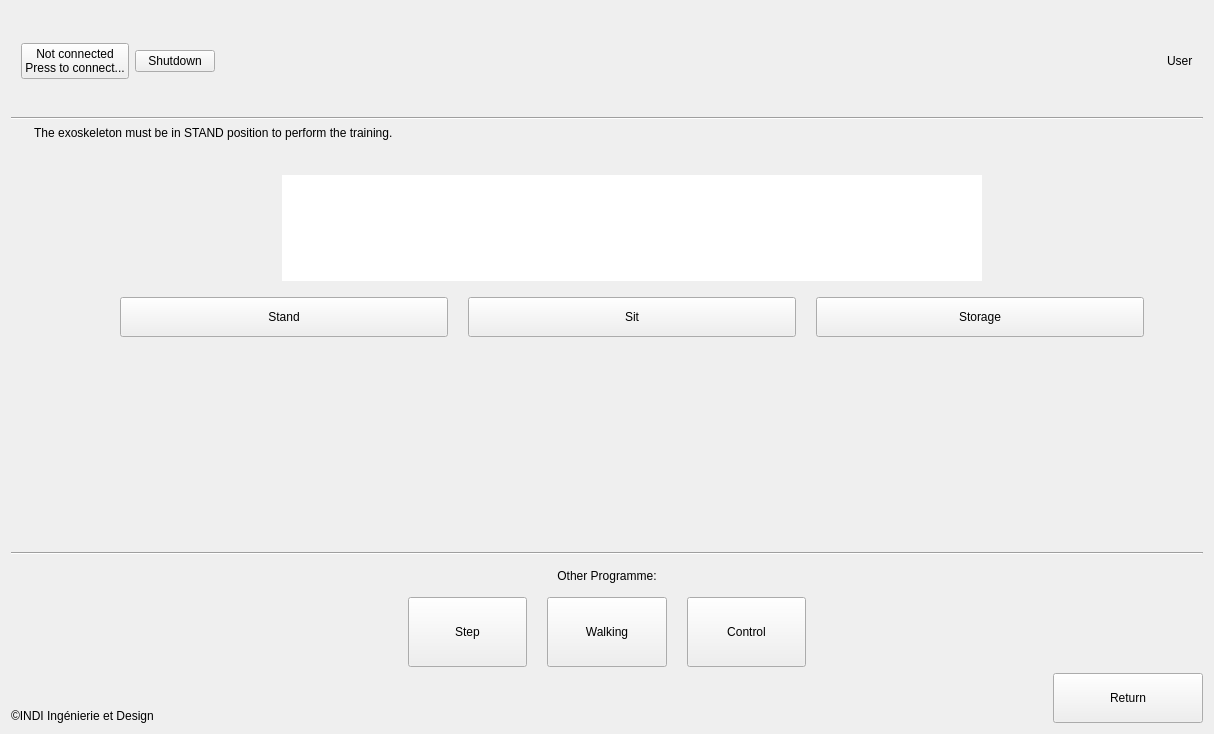
<?xml version="1.0" encoding="UTF-8"?>
<ui version="4.0">
 <class>SessionForm</class>
 <widget class="QWidget" name="SessionForm">
  <property name="geometry">
   <rect>
    <x>0</x>
    <y>0</y>
    <width>1214</width>
    <height>734</height>
   </rect>
  </property>
  <property name="windowTitle">
   <string>Session</string>
  </property>
  <layout class="QVBoxLayout" name="verticalLayout_2">
   <item>
    <layout class="QVBoxLayout" name="verticalLayout_4">
     <item>
      <widget class="QFrame" name="topFrame">
       <property name="sizePolicy">
        <sizepolicy hsizetype="Preferred" vsizetype="Expanding">
         <horstretch>0</horstretch>
         <verstretch>0</verstretch>
        </sizepolicy>
       </property>
       <property name="maximumSize">
        <size>
         <width>16777215</width>
         <height>100</height>
        </size>
       </property>
       <layout class="QHBoxLayout" name="horizontalLayout">
        <property name="sizeConstraint">
         <enum>QLayout::SetDefaultConstraint</enum>
        </property>
        <property name="leftMargin">
         <number>10</number>
        </property>
        <property name="topMargin">
         <number>10</number>
        </property>
        <property name="rightMargin">
         <number>10</number>
        </property>
        <property name="bottomMargin">
         <number>10</number>
        </property>
        <item>
         <widget class="QPushButton" name="connectButton">
          <property name="styleSheet">
           <string notr="true"/>
          </property>
          <property name="text">
           <string>Not connected
Press to connect...</string>
          </property>
         </widget>
        </item>
        <item>
         <widget class="QPushButton" name="shutdownButton">
          <property name="text">
           <string>Shutdown</string>
          </property>
         </widget>
        </item>
        <item>
         <widget class="QLabel" name="connectLoadingIcon">
          <property name="enabled">
           <bool>true</bool>
          </property>
          <property name="text">
           <string>&lt;html&gt;&lt;head/&gt;&lt;body&gt;&lt;p&gt;&lt;img src=&quot;:/icons/Icons/update-left-rotation.png&quot; width=&quot;30&quot;/&gt;&lt;/p&gt;&lt;/body&gt;&lt;/html&gt;</string>
          </property>
          <property name="scaledContents">
           <bool>false</bool>
          </property>
         </widget>
        </item>
        <item>
         <spacer name="horizontalSpacer">
          <property name="orientation">
           <enum>Qt::Horizontal</enum>
          </property>
          <property name="sizeHint" stdset="0">
           <size>
            <width>40</width>
            <height>20</height>
           </size>
          </property>
         </spacer>
        </item>
        <item>
         <widget class="QLabel" name="label_4">
          <property name="text">
           <string>&lt;html&gt;&lt;head/&gt;&lt;body&gt;&lt;p&gt;&lt;img src=&quot;:/INDI/INDI/Logo.png&quot; width=&quot;70&quot;/&gt;&lt;/p&gt;&lt;/body&gt;&lt;/html&gt;</string>
          </property>
         </widget>
        </item>
        <item>
         <spacer name="horizontalSpacer_7">
          <property name="orientation">
           <enum>Qt::Horizontal</enum>
          </property>
          <property name="sizeHint" stdset="0">
           <size>
            <width>40</width>
            <height>20</height>
           </size>
          </property>
         </spacer>
        </item>
        <item>
         <spacer name="horizontalSpacer_6">
          <property name="orientation">
           <enum>Qt::Horizontal</enum>
          </property>
          <property name="sizeType">
           <enum>QSizePolicy::Fixed</enum>
          </property>
          <property name="sizeHint" stdset="0">
           <size>
            <width>100</width>
            <height>30</height>
           </size>
          </property>
         </spacer>
        </item>
        <item>
         <widget class="QLabel" name="userLabel">
          <property name="sizePolicy">
           <sizepolicy hsizetype="Preferred" vsizetype="Fixed">
            <horstretch>0</horstretch>
            <verstretch>0</verstretch>
           </sizepolicy>
          </property>
          <property name="maximumSize">
           <size>
            <width>16777215</width>
            <height>50</height>
           </size>
          </property>
          <property name="text">
           <string>User</string>
          </property>
          <property name="margin">
           <number>0</number>
          </property>
         </widget>
        </item>
       </layout>
      </widget>
     </item>
     <item>
      <widget class="Line" name="line">
       <property name="orientation">
        <enum>Qt::Horizontal</enum>
       </property>
      </widget>
     </item>
     <item>
      <widget class="QLabel" name="lbStatus">
       <property name="text">
        <string>       The exoskeleton must be in STAND position to perform the training.</string>
       </property>
       <property name="margin">
        <number>2</number>
       </property>
      </widget>
     </item>
     <item>
      <layout class="QHBoxLayout" name="horizontalLayout_2">
       <item>
        <layout class="QVBoxLayout" name="parentLayout"/>
       </item>
       <item>
        <spacer name="horizontalSpacer_2">
         <property name="orientation">
          <enum>Qt::Horizontal</enum>
         </property>
         <property name="sizeType">
          <enum>QSizePolicy::Preferred</enum>
         </property>
         <property name="sizeHint" stdset="0">
          <size>
           <width>50</width>
           <height>10</height>
          </size>
         </property>
        </spacer>
       </item>
       <item>
        <widget class="QFrame" name="frame">
         <property name="sizePolicy">
          <sizepolicy hsizetype="Preferred" vsizetype="Preferred">
           <horstretch>0</horstretch>
           <verstretch>0</verstretch>
          </sizepolicy>
         </property>
         <layout class="QVBoxLayout" name="verticalLayout">
          <item>
           <spacer name="verticalSpacer_5">
            <property name="orientation">
             <enum>Qt::Vertical</enum>
            </property>
            <property name="sizeType">
             <enum>QSizePolicy::Fixed</enum>
            </property>
            <property name="sizeHint" stdset="0">
             <size>
              <width>20</width>
              <height>20</height>
             </size>
            </property>
           </spacer>
          </item>
          <item>
           <layout class="QHBoxLayout" name="horizontalLayout_4">
            <item>
             <widget class="QLabel" name="Alice">
              <property name="sizePolicy">
               <sizepolicy hsizetype="Expanding" vsizetype="Expanding">
                <horstretch>0</horstretch>
                <verstretch>0</verstretch>
               </sizepolicy>
              </property>
              <property name="maximumSize">
               <size>
                <width>700</width>
                <height>600</height>
               </size>
              </property>
              <property name="styleSheet">
               <string notr="true">QLabel {
    background-color: rgb(255, 255, 255);
}
</string>
              </property>
              <property name="frameShape">
               <enum>QFrame::NoFrame</enum>
              </property>
              <property name="frameShadow">
               <enum>QFrame::Plain</enum>
              </property>
              <property name="lineWidth">
               <number>0</number>
              </property>
              <property name="text">
               <string/>
              </property>
              <property name="pixmap">
               <pixmap>:/Alice/Alice/Alice_not_connected.png</pixmap>
              </property>
              <property name="scaledContents">
               <bool>false</bool>
              </property>
              <property name="alignment">
               <set>Qt::AlignCenter</set>
              </property>
              <property name="wordWrap">
               <bool>false</bool>
              </property>
              <property name="margin">
               <number>0</number>
              </property>
             </widget>
            </item>
           </layout>
          </item>
          <item>
           <layout class="QHBoxLayout" name="horizontalLayout_5">
            <property name="spacing">
             <number>20</number>
            </property>
            <property name="topMargin">
             <number>10</number>
            </property>
            <item>
             <spacer name="horizontalSpacer_11">
              <property name="orientation">
               <enum>Qt::Horizontal</enum>
              </property>
              <property name="sizeType">
               <enum>QSizePolicy::Preferred</enum>
              </property>
              <property name="sizeHint" stdset="0">
               <size>
                <width>50</width>
                <height>20</height>
               </size>
              </property>
             </spacer>
            </item>
            <item>
             <widget class="QPushButton" name="standButton">
              <property name="sizePolicy">
               <sizepolicy hsizetype="MinimumExpanding" vsizetype="Preferred">
                <horstretch>0</horstretch>
                <verstretch>0</verstretch>
               </sizepolicy>
              </property>
              <property name="minimumSize">
               <size>
                <width>100</width>
                <height>40</height>
               </size>
              </property>
              <property name="maximumSize">
               <size>
                <width>400</width>
                <height>70</height>
               </size>
              </property>
              <property name="text">
               <string>Stand</string>
              </property>
              <property name="autoDefault">
               <bool>false</bool>
              </property>
             </widget>
            </item>
            <item>
             <widget class="QPushButton" name="sitButton">
              <property name="sizePolicy">
               <sizepolicy hsizetype="MinimumExpanding" vsizetype="Preferred">
                <horstretch>0</horstretch>
                <verstretch>0</verstretch>
               </sizepolicy>
              </property>
              <property name="minimumSize">
               <size>
                <width>100</width>
                <height>40</height>
               </size>
              </property>
              <property name="maximumSize">
               <size>
                <width>400</width>
                <height>70</height>
               </size>
              </property>
              <property name="text">
               <string>Sit</string>
              </property>
              <property name="autoDefault">
               <bool>false</bool>
              </property>
             </widget>
            </item>
            <item>
             <widget class="QPushButton" name="storageButton">
              <property name="sizePolicy">
               <sizepolicy hsizetype="MinimumExpanding" vsizetype="Preferred">
                <horstretch>0</horstretch>
                <verstretch>0</verstretch>
               </sizepolicy>
              </property>
              <property name="minimumSize">
               <size>
                <width>100</width>
                <height>40</height>
               </size>
              </property>
              <property name="maximumSize">
               <size>
                <width>400</width>
                <height>70</height>
               </size>
              </property>
              <property name="text">
               <string>Storage</string>
              </property>
              <property name="autoDefault">
               <bool>false</bool>
              </property>
             </widget>
            </item>
            <item>
             <spacer name="horizontalSpacer_10">
              <property name="orientation">
               <enum>Qt::Horizontal</enum>
              </property>
              <property name="sizeType">
               <enum>QSizePolicy::Preferred</enum>
              </property>
              <property name="sizeHint" stdset="0">
               <size>
                <width>50</width>
                <height>20</height>
               </size>
              </property>
             </spacer>
            </item>
           </layout>
          </item>
         </layout>
        </widget>
       </item>
      </layout>
     </item>
     <item>
      <spacer name="verticalSpacer">
       <property name="orientation">
        <enum>Qt::Vertical</enum>
       </property>
       <property name="sizeHint" stdset="0">
        <size>
         <width>20</width>
         <height>40</height>
        </size>
       </property>
      </spacer>
     </item>
     <item>
      <widget class="Line" name="line_2">
       <property name="orientation">
        <enum>Qt::Horizontal</enum>
       </property>
      </widget>
     </item>
     <item>
      <layout class="QHBoxLayout" name="horizontalLayout_6">
       <item>
        <spacer name="horizontalSpacer_5">
         <property name="orientation">
          <enum>Qt::Horizontal</enum>
         </property>
         <property name="sizeHint" stdset="0">
          <size>
           <width>40</width>
           <height>20</height>
          </size>
         </property>
        </spacer>
       </item>
       <item>
        <layout class="QVBoxLayout" name="verticalLayout_7">
         <item>
          <widget class="QLabel" name="label_3">
           <property name="maximumSize">
            <size>
             <width>16777215</width>
             <height>30</height>
            </size>
           </property>
           <property name="text">
            <string>&lt;html&gt;&lt;head/&gt;&lt;body&gt;&lt;p align=&quot;center&quot;&gt;Other Programme:&lt;/p&gt;&lt;/body&gt;&lt;/html&gt;</string>
           </property>
           <property name="scaledContents">
            <bool>true</bool>
           </property>
          </widget>
         </item>
         <item>
          <layout class="QHBoxLayout" name="horizontalLayout_7" stretch="0,0,0">
           <property name="spacing">
            <number>20</number>
           </property>
           <item>
            <widget class="QPushButton" name="stepButton">
             <property name="sizePolicy">
              <sizepolicy hsizetype="MinimumExpanding" vsizetype="MinimumExpanding">
               <horstretch>0</horstretch>
               <verstretch>0</verstretch>
              </sizepolicy>
             </property>
             <property name="minimumSize">
              <size>
               <width>100</width>
               <height>40</height>
              </size>
             </property>
             <property name="maximumSize">
              <size>
               <width>400</width>
               <height>70</height>
              </size>
             </property>
             <property name="text">
              <string>Step</string>
             </property>
             <property name="autoDefault">
              <bool>false</bool>
             </property>
            </widget>
           </item>
           <item>
            <widget class="QPushButton" name="walkButton">
             <property name="sizePolicy">
              <sizepolicy hsizetype="MinimumExpanding" vsizetype="MinimumExpanding">
               <horstretch>0</horstretch>
               <verstretch>0</verstretch>
              </sizepolicy>
             </property>
             <property name="minimumSize">
              <size>
               <width>100</width>
               <height>40</height>
              </size>
             </property>
             <property name="maximumSize">
              <size>
               <width>400</width>
               <height>70</height>
              </size>
             </property>
             <property name="text">
              <string>Walking</string>
             </property>
             <property name="autoDefault">
              <bool>false</bool>
             </property>
            </widget>
           </item>
           <item>
            <widget class="QPushButton" name="controlButton">
             <property name="sizePolicy">
              <sizepolicy hsizetype="MinimumExpanding" vsizetype="MinimumExpanding">
               <horstretch>0</horstretch>
               <verstretch>0</verstretch>
              </sizepolicy>
             </property>
             <property name="minimumSize">
              <size>
               <width>100</width>
               <height>40</height>
              </size>
             </property>
             <property name="maximumSize">
              <size>
               <width>400</width>
               <height>70</height>
              </size>
             </property>
             <property name="text">
              <string>Control</string>
             </property>
             <property name="autoDefault">
              <bool>false</bool>
             </property>
            </widget>
           </item>
          </layout>
         </item>
        </layout>
       </item>
       <item>
        <spacer name="horizontalSpacer_4">
         <property name="orientation">
          <enum>Qt::Horizontal</enum>
         </property>
         <property name="sizeHint" stdset="0">
          <size>
           <width>40</width>
           <height>20</height>
          </size>
         </property>
        </spacer>
       </item>
      </layout>
     </item>
     <item>
      <layout class="QHBoxLayout" name="horizontalLayout_3">
       <property name="topMargin">
        <number>0</number>
       </property>
       <item>
        <widget class="QLabel" name="label">
         <property name="sizePolicy">
          <sizepolicy hsizetype="Preferred" vsizetype="Preferred">
           <horstretch>0</horstretch>
           <verstretch>0</verstretch>
          </sizepolicy>
         </property>
         <property name="text">
          <string>©INDI Ingénierie et Design</string>
         </property>
         <property name="alignment">
          <set>Qt::AlignBottom|Qt::AlignLeading|Qt::AlignLeft</set>
         </property>
        </widget>
       </item>
       <item>
        <spacer name="horizontalSpacer_3">
         <property name="orientation">
          <enum>Qt::Horizontal</enum>
         </property>
         <property name="sizeHint" stdset="0">
          <size>
           <width>40</width>
           <height>20</height>
          </size>
         </property>
        </spacer>
       </item>
       <item>
        <widget class="QPushButton" name="returnButton">
         <property name="sizePolicy">
          <sizepolicy hsizetype="Fixed" vsizetype="MinimumExpanding">
           <horstretch>0</horstretch>
           <verstretch>0</verstretch>
          </sizepolicy>
         </property>
         <property name="minimumSize">
          <size>
           <width>150</width>
           <height>30</height>
          </size>
         </property>
         <property name="maximumSize">
          <size>
           <width>400</width>
           <height>50</height>
          </size>
         </property>
         <property name="text">
          <string>Return</string>
         </property>
        </widget>
       </item>
      </layout>
     </item>
    </layout>
   </item>
  </layout>
 </widget>
 <resources/>
 <connections/>
</ui>
